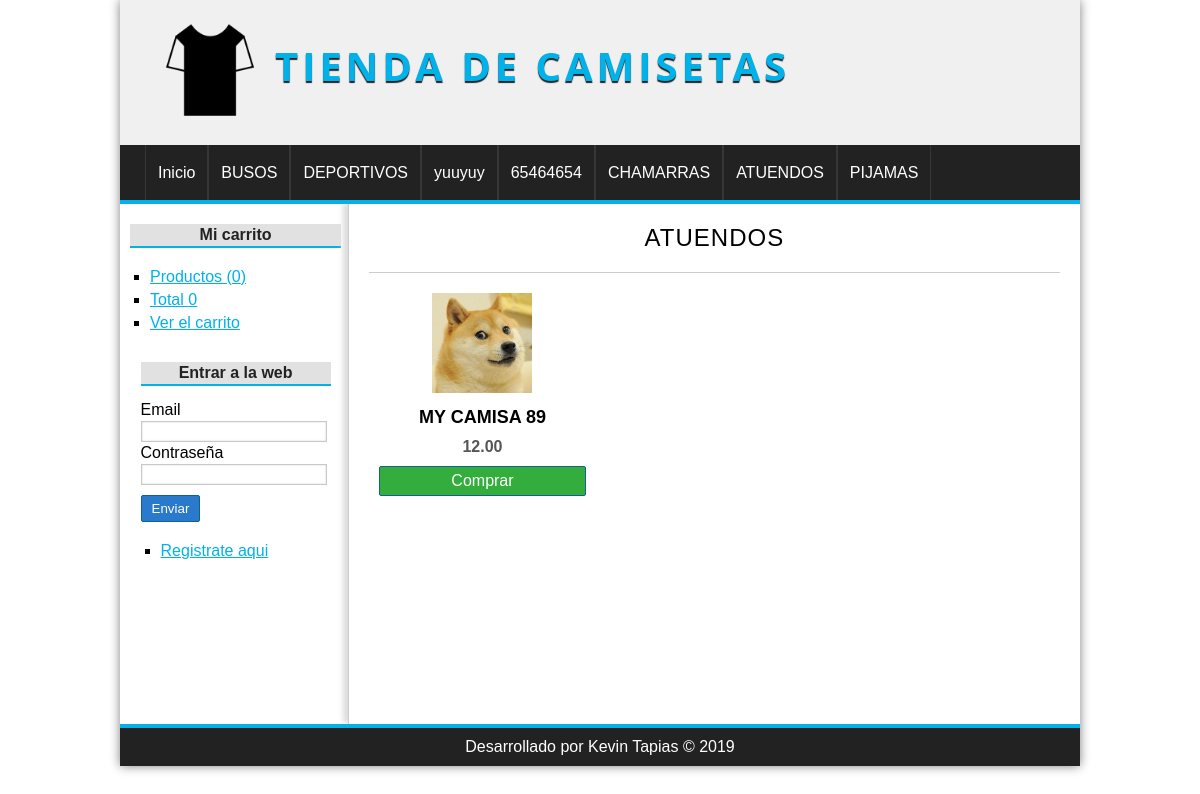
The app's page /categoria/ver&id=2 with its own data.
### tables this page shows
CREATE TABLE `categorias` (
  `idcategoria` int(11) NOT NULL,
  `nombre` varchar(45) NOT NULL
);

CREATE TABLE `productos` (
  `idproducto` int(11) NOT NULL,
  `idcategoria` int(11) NOT NULL,
  `nombre` varchar(255) NOT NULL,
  `descripcion` text,
  `precio` float(100,2) DEFAULT NULL,
  `stock` int(11) NOT NULL,
  `oferta` varchar(2) DEFAULT NULL,
  `fecha` datetime NOT NULL,
  `imagen` varchar(255) DEFAULT NULL
);

### config/db.php (called while the page is built)
<?php
class Database{
    public static function connect(){
        $db = new mysqli(
            "localhost",
            "root",
            "",
            "tiendamaster"
        );
        $db->query("SET NAMES 'utf8'");
        return $db;
    }
}

### helpers/utils.php (called while the page is built, shortened)
<?php
    require_once 'models/categoria.php';
    class Utils{
        public static function showCategorias(){
            $categoria = new Categoria();
            $categorias = $categoria->listar();
            return $categorias;
        }
    }
?>

### models/categoria.php (called while the page is built, shortened)
<?php
    class Categoria{
        private $id;
        private   $db;
        public  function __construct(){
            $this->db  =  Database::connect();
        }
        public function getId()
        {
                return $this->id;
        }
        public function setId($id)
        {
                $this->id = $id;
                return $this;
        }
        public function listar(){
            $categorias = $this->db->query("SELECT * FROM categorias ORDER BY idcategoria DESC");
            return $categorias;
        }
        function getOne(){
            $categoria = $this->db->query("SELECT * FROM categorias WHERE idcategoria = {$this->getId()}");
            return $categoria->fetch_object();
        }
    }
?>

### controllers/CategoriaController.php (called while the page is built, shortened)
<?php
require_once 'models/categoria.php';
require_once 'models/producto.php';
class categoriaController{
    public function ver(){
        if (isset($_GET['id'])) {
            $id = $_GET['id'];
            $categoria = new Categoria();
            $categoria->setId($id);
            $mycategory = $categoria->getOne();
            $producto = new Producto();
            $producto->setIdcategoria($id);
            $productos = $producto->listarXCategoria();
        }
        require_once 'views/categoria/ver.php';
    }
}

### models/producto.php (called while the page is built, shortened)
<?php
    class Producto{
        private $idcategoria;
        private   $db;
        public  function __construct(){
            $this->db  =  Database::connect();
        }
        public function getIdcategoria()
        {
                return $this->idcategoria;
        }
        public function setIdcategoria($idcategoria)
        {
                $this->idcategoria = $this->db->real_escape_string($idcategoria);
                return $this;
        }
        public function listarXCategoria(){
                $sql = "SELECT p.* , c.nombre as catnombre FROM productos p
                INNER JOIN categorias c ON c.idcategoria = p.idcategoria
                WHERE p.idcategoria = {$this->getIdcategoria()}
                ORDER BY p.idproducto DESC";
                $productos = $this->db->query($sql);
                return $productos;
        }
    }

### views/categoria/ver.php (the view)
<?php if (isset($mycategory)): ?>
    <h1><?=$mycategory->nombre?></h1>
    <?php if ($productos->num_rows == 0): ?>
        <p>No hay productos para mostrar</p>
    <?php else:?>
    <?php while($pro = $productos->fetch_object()): ?>
        <div class="product">
            <a href="<?=base_url?>producto/ver&id=<?=$pro->idproducto?>">
                <?php if($pro->imagen != null): ?>
                    <img src="<?=base_url?>uploads/images/<?=$pro->imagen?>" alt="camisa">
                <?php else: ?>
                    <img src="<?=base_url?>assets/emptyimg.png" alt="camisa">
                <?php endif; ?>
                    <h2><?=$pro->nombre?></h2>
            </a>
                <p><?=$pro->precio?></p>
                <a class="button" href="<?=base_url?>carrito/add&id=<?=$pro->idproducto?>">Comprar</a>
        </div>
    <?php endwhile; ?>
    <?php endif;?>
<?php else:?>
    <h1>La categoría no existe</h1>
<?php endif;?>

### views/layout/header.php (shortened to what this page needs)
<?php
 require_once 'helpers/utils.php';
?>
<!DOCTYPE html>
<html lang="es">
<head>
    <link rel="stylesheet" href="<?=base_url?>assets/css/styles.css">
</head>
<body>
    <div id="container">
        <header id="header">
            <div id="logo">
                <img src="<?=base_url?>assets/camisa.png" alt="camiseta">
                <a href="<?=base_url?>">
                Tienda de Camisetas</a>
            </div>
        </header>
        <?php $categorias =  Utils::showCategorias() ?>
        <nav id="menu">
            <ul>
                <li>
                    <a href="<?=base_url?>">Inicio</a>
                </li>
            <?php while($cat = $categorias->fetch_object()): ?>
                <li>
                    <a href="<?=base_url?>categoria/ver&id=<?=$cat->idcategoria?>"><?=$cat->nombre?></a>
                </li>
              <?php endwhile;?>
            </ul>
        </nav>
        <div id="content">

### assets/css/styles.css (style rules this page uses)
* { padding: 0px; margin: 0px; font-family: sans-serif, Arial, Helvetica; }
a { color: #01b1EA; }
#container { width: 80%; margin: 0px auto; box-shadow: 0px 0px 10px gray; background: white; }
#header { height: 145px; background: #F0F0F0; height: 145px; }
#logo { float: left; padding: 20px; margin-left: 20px; }
#logo img { float: left; height: 100px; }
#logo a { float: left; font-size: 40px; letter-spacing: 4px; font-family: 'Open Sans', Arial, Helvetica, sans-serif; text-transform: uppercase; color: #01B1EA; font-weight: bold; text-decoration: none; margin-top: 18px; margin-left: 15px; text-shadow: 0px 2px 1px #222; transition: all 300ms; }
#menu { clear: both; background: #222; color: white; height: 55px; border-bottom: 4px solid #01B1EA; }
#menu ul { list-style: none; text-decoration: none; margin: 0px auto; margin-left: 25px; }
#menu ul li { line-height: 55px; float: left; border-right: 1px solid #363636; }
#menu a { display: block; color: white; text-decoration: none; padding-left: 12px; padding-right: 12px; transition: all 200ms; }
#menu a:first-child { border-left: 1px solid #363636; }
#content { margin:0px auto; overflow: hidden; background: white; }
input[type="button"], input[type="submit"], button, .button { display:block; border-radius: 2px; width: auto; padding:5px; padding-left: 10px; padding-right: 10px; color: white; background: #2979CD; border: 1px solid #11608E; cursor: pointer; }
.button { background: #33AE3D; color: white !important; text-decoration: none; }
#central h1 { font-size: 24px; text-align: center; font-weight: normal; letter-spacing: 1px; border-bottom: 1px solid #ccc; margin-bottom :20px; padding: 20px; }
.product { width: 30%; float: left; margin-left: 10px; margin-right: 10px; margin-bottom: 27px; text-align: center; }
.product a { color: black; text-decoration: none; }
.product img { margin-bottom: 10px; height:100px ; }
.product h2 { margin-bottom: 10px; font-size: 18px; }
.product p { margin-bottom: 10px; font-weight: bold; color: #555; }

### records on screen
categorias: nombre "BUSOS"
categorias: nombre "DEPORTIVOS"
categorias: nombre "yuuyuy"
categorias: nombre "65464654"
categorias: nombre "CHAMARRAS"
categorias: nombre "ATUENDOS"
categorias: nombre "PIJAMAS"
productos: imagen (picture), nombre "MY CAMISA 89", precio "12.00"

### other values on screen
$stats['count'] "0"
$stats['total'] "0"
